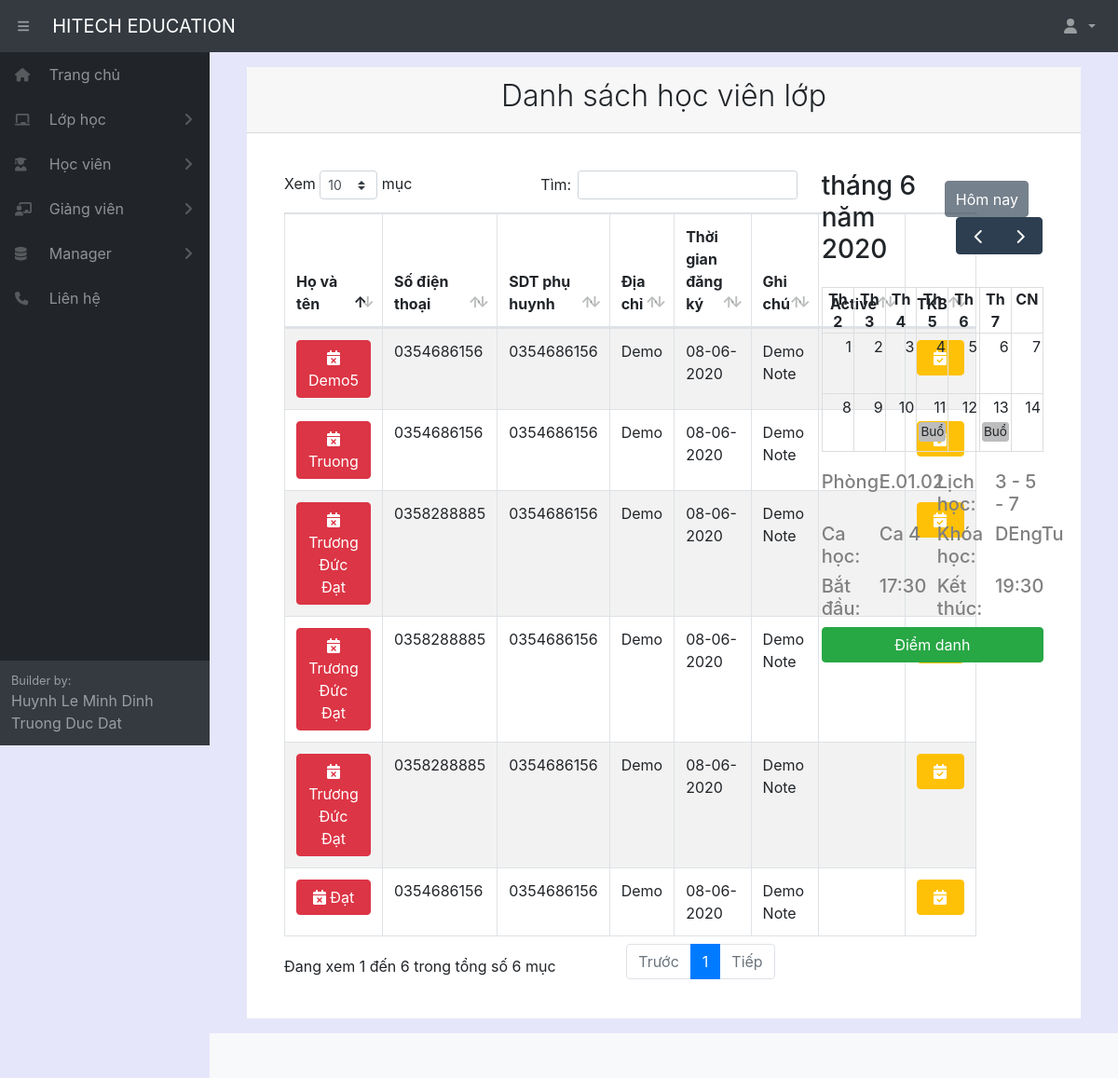
/classstudent/93/ (signed in), run on an earlier commit of the app's database.
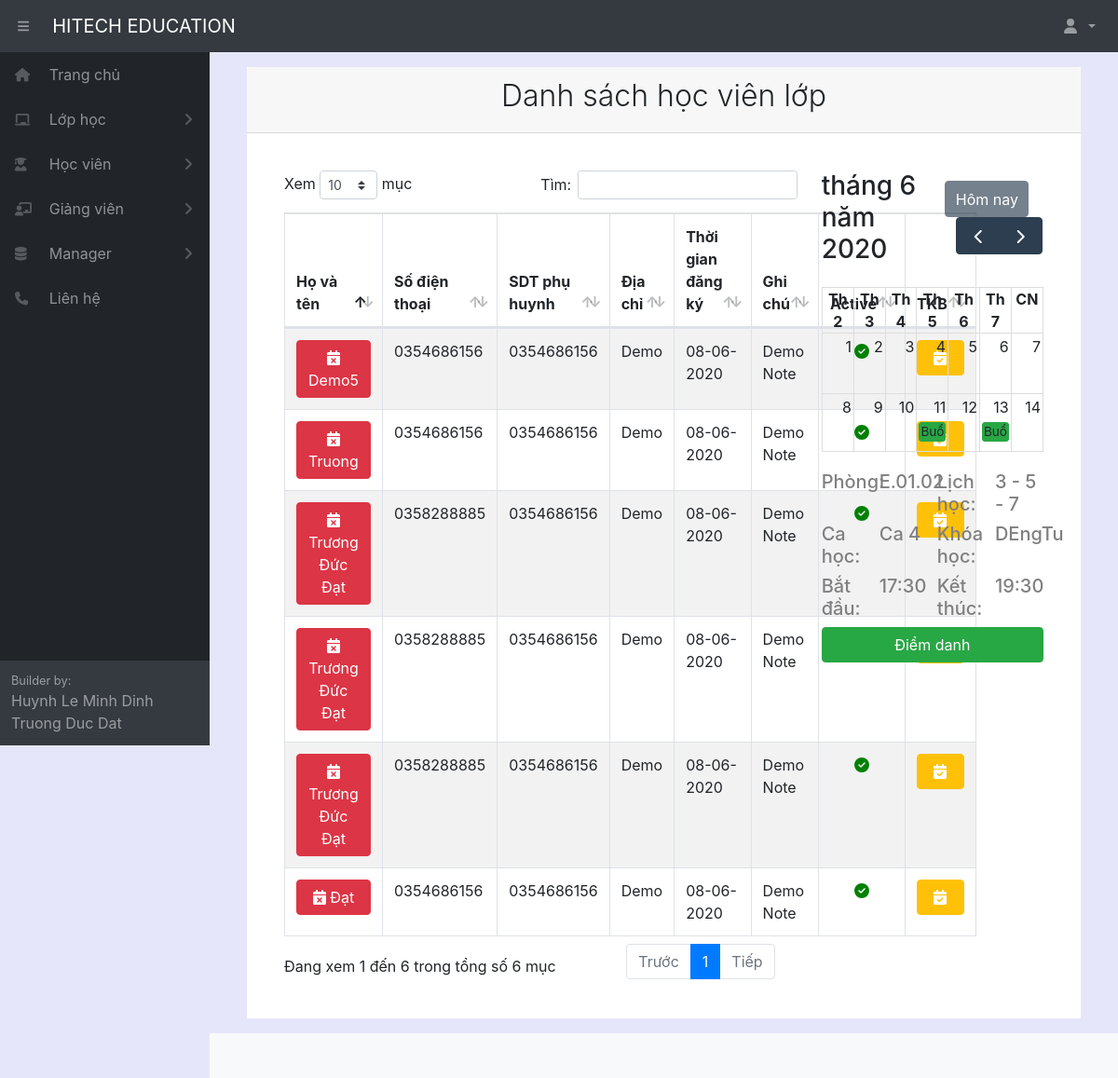
And on a later commit of the database.
### home/models.py (models this page shows, shortened)
class Student(models.Model):
    fullname = models.CharField(max_length=100, verbose_name="Tên học sinh")
    gender = models.ForeignKey(Gender, null= True, on_delete=models.SET_NULL)
    birthday = models.DateField(verbose_name="Ngày sinh")
    identity_card = models.CharField(max_length=100, null = True, blank=True, verbose_name="CMND")
    phonenumber = models.CharField(max_length=100, null = True, blank=True, verbose_name="SDT")
    phonenumber_family = models.CharField(max_length=100, null = True, blank=True, verbose_name="SDT phụ huynh")
    email = models.CharField(max_length=100, null = True, blank=True, verbose_name="Email")
    adress = models.CharField(max_length=300, null = True, blank=True, verbose_name="Địa chỉ")
    classname = models.ForeignKey(Classname, null= True, on_delete=models.SET_NULL)
    fee = models.IntegerField(default=0, verbose_name="Học phí")
    fee_remain = models.IntegerField(default=0, verbose_name="Học phí còn lại")
    create_date = models.DateField(auto_now_add=True, verbose_name="Ngày đăng ký học")
    havedetailschedule = active = models.BooleanField(default=False, verbose_name="Thời khóa biểu cá nhân")
    note = models.CharField(max_length=300, null = True, blank=True, verbose_name="Ghi chú")
    active = models.BooleanField(default=True, verbose_name="Trạng thái")
    class Meta:
        ordering =["fullname"]
        verbose_name_plural = "Học sinh"

### home/decorators.py (the view)
        def wrapper_func(request, *args, **kwargs):
            group = None
            if request.user.groups.exists():
                group = request.user.groups.all()[0].name
            if group in allowed_roles:
                return view_func(request, *args, **kwargs)
            else:
                return redirect('errorrole')

### home/models.py (called while the page is built)
    def __str__(self):
        return  self.fullname

    def __str__(self):
        return  self.fullname

    def __str__(self):
        return  self.name

    def __str__(self):
        return  self.fullname

### home/views.py (called while the page is built)
@login_required(login_url='login')
@allowed_users(allowed_roles=['admin','manager','staff'])
def detailClassStudent(request,pk):
    pk = pk
    classname = Classname.objects.get(pk=pk)
    liststudentinclass = Student.objects.all()
    timeshift = TimeShift.objects.get(pk=classname.timeshift_id)
    print(timeshift.timestart)
    schedule = Schedule.objects.all()
    context={'timeshift':timeshift,'liststudentinclass':liststudentinclass,'pk':pk, 'classname':classname, 'schedule':schedule}
    return render(request,'class/detailClassStudent.html',context)

### home/templates/class/detailClassStudent.html (shortened to what the changed rows need)
{% extends "pages/base.html" %}
{% block content %}
{% load static %}
<div class="card-header">
    <h2 class="text-center font-weight-light">Danh sách học viên lớp </h2>
</div>
<div class="card-body">
    <div class="form-row">
        <div class="col-xl-8 col-md-12">
            <div class="card-body">
                <table id="example" class="table table-striped table-bordered" style="width:100%">
                    <thead>
                        <tr>
                            <th style="width: 20%;">Họ và tên</th>
                            <th style="width: 10%;">Số điện thoại</th>
                            <th style="width: 10%;">SDT phụ huynh</th>
                            <th style="width: 23%;">Địa chỉ</th>
                            <th style="width: 12%;">Thời gian đăng ký</th>
                            <th style="width: 13%;">Ghi chú</th>
                            <th style="width: 5%;">Active</th>
                            <th>TKB</th>
                        </tr>
                    </thead>
                    <tbody>
                        {% for i in liststudentinclass %}
                        {% if pk == i.classname_id %}
                        <tr>
                            <td>
                                {% if i.havedetailschedule %}
                                <a href="/student/{{ i.pk }}" style="width: 100%; color: white;"
                                    class="btn btn-success"><i class="fas fa-calendar-check" style="color: white;"></i>
                                    {{ i.fullname }}</a>
                                {% else %}
                                <a onclick="warningcreateschedule()" style="width: 100%; color: white;"
                                    class="btn btn-danger"><i class="fas fa-calendar-times" style="color: white;"></i>
                                    {{ i.fullname }}</a>
                                {%endif%}
                            </td>
                            <td>{{ i.phonenumber }}</td>
                            <td>{{ i.phonenumber_family }}</td>
                            <td>{{ i.adress }}</td>
                            <td>{{ i.create_date|date:"d-m-Y" }}</td>
                            <td>{{ i.note }}</td>
                            <td style="text-align: center;">
                                {% if i.active %}
                                <i style="color: green; " class="fas fa-check-circle"></i> {%endif%}
                            </td>
                            <td>
                                {% if i.havedetailschedule == 0 %}
                                <a href="/checkinstudent/{{ i.pk }}" style="width: 100%; color: white;"
                                    class="btn btn-warning"><i class="fas fa-calendar-check" style="color: white;"></i></a>
                                {%endif%}
                            </td>
                        </tr>
                        {% endif %}
                        {% endfor %}
                    </tbody>
                </table>
            </div>
        </div>
    </div>
</div>
{% endblock content %}

What changed in the data, as far as the page shows it:
changed Student "Demo5": active False → True (drawn)
changed Student "Truong": active False → True (drawn)
changed Student (number 3 of 6 on the later page): active False → True (drawn)
changed Student (number 5 of 6 on the later page): active False → True (drawn)
changed Student "Đạt": active False → True (drawn)
